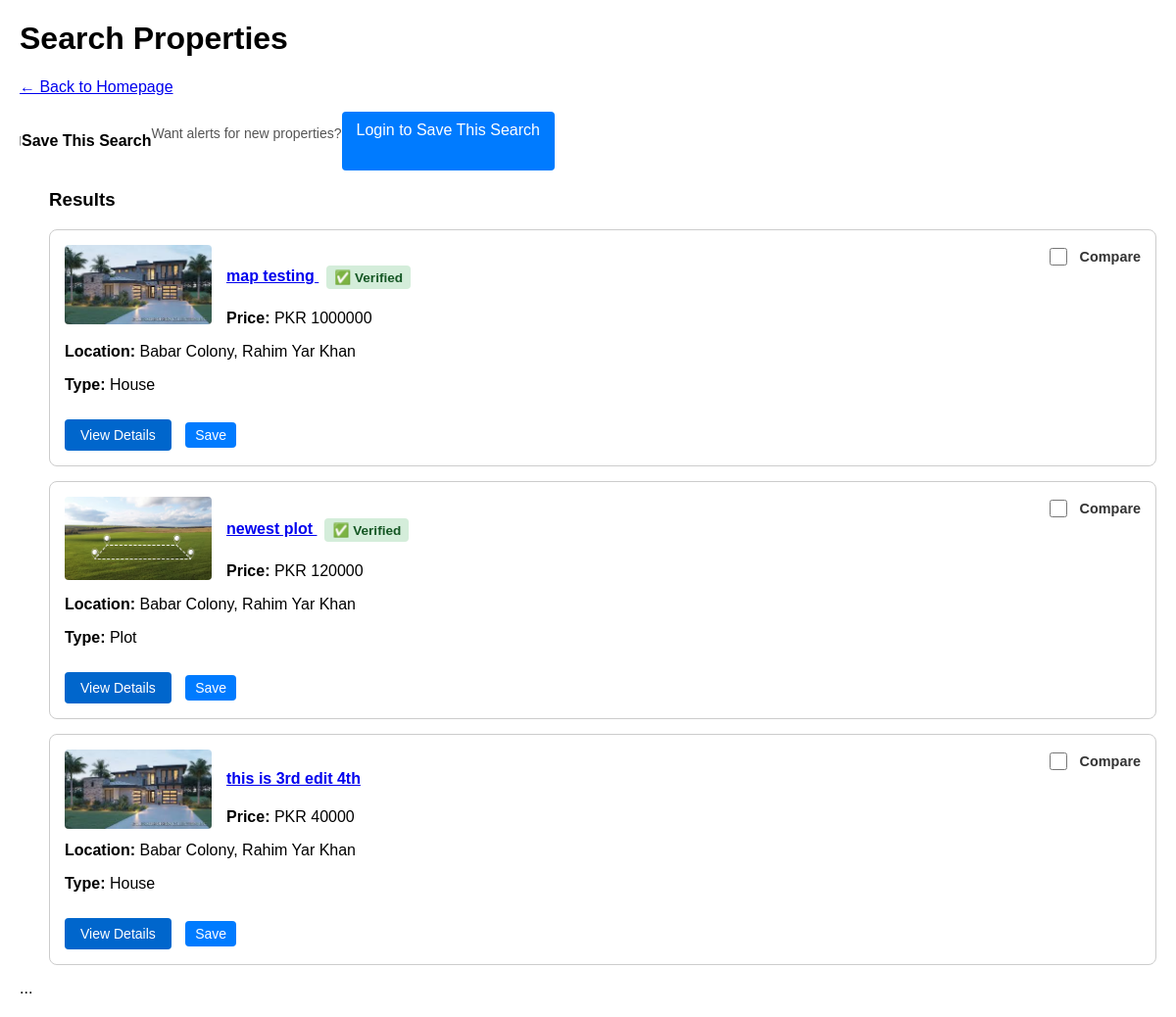
Before: /listings/search/ with the older database file.
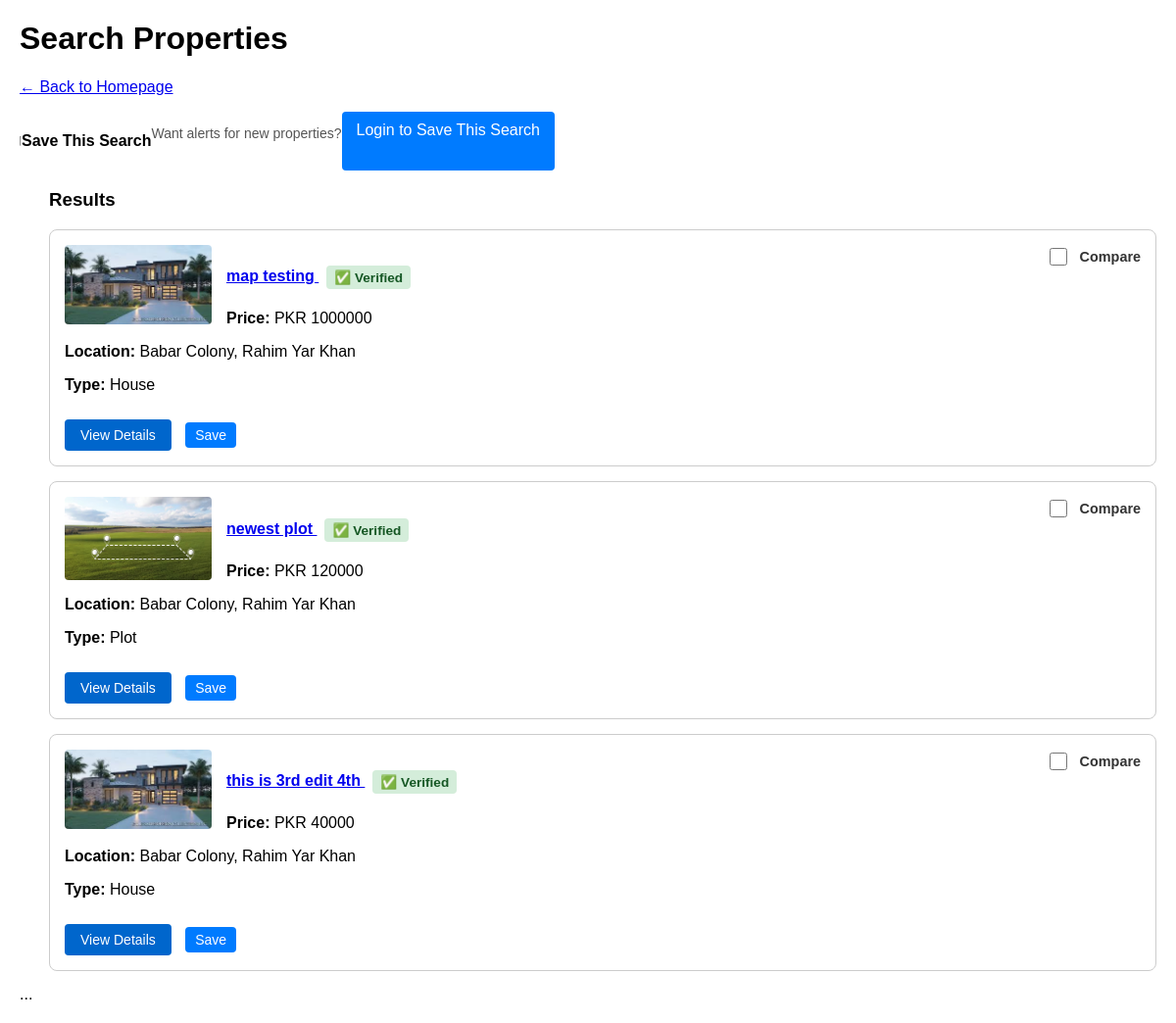
After: the same page with the newer database file.
### properties/models.py (models this page shows, shortened)
class Property(models.Model):
    title = models.CharField(max_length=255)
    description = models.TextField()
    price = models.BigIntegerField()
    area = models.ForeignKey(
        Area,
        on_delete=models.SET_NULL,
        null=True,
        related_name="properties"
    )
    latitude = models.DecimalField(
        max_digits=9,
        decimal_places=6,
        null=True,
        blank=True,
        help_text="Exact latitude of the property (e.g., 31.470510)"
    )
    longitude = models.DecimalField(
        max_digits=9,
        decimal_places=6,
        null=True,
        blank=True,
        help_text="Exact longitude of the property (e.g., 74.394170)"
    )
    purpose = models.CharField(max_length=10, choices=PropertyPurpose.choices)
    property_type = models.CharField(max_length=20, choices=PropertyType.choices)
    bedrooms = models.PositiveSmallIntegerField(null=True, blank=True)
    bathrooms = models.PositiveSmallIntegerField(null=True, blank=True)
    area_size = models.DecimalField(max_digits=10, decimal_places=2)
    area_unit = models.CharField(max_length=10, choices=AreaUnit.choices, default=AreaUnit.MARLA)
    agent = models.ForeignKey(settings.AUTH_USER_MODEL, on_delete=models.CASCADE, related_name="properties")
    created_at = models.DateTimeField(auto_now_add=True)
    updated_at = models.DateTimeField(auto_now=True)
    main_image = models.ImageField(upload_to='properties/main_images/', null=True, blank=True)
    is_verified = models.BooleanField(
        default=False,
        help_text="Mark this listing as verified by the admin (e.g., checked for accuracy)."
    )
    is_featured = models.BooleanField(
        default=False,
        help_text="Mark this listing as 'Featured' to show it at the top."
    )
    featured_until = models.DateTimeField(
        null=True,
        blank=True,
        help_text="When this listing should stop being featured (e.g., 7 days from now)."
    )
    status = models.CharField(
        max_length=10,
        choices=PropertyStatus.choices,
        default=PropertyStatus.ACTIVE,
        help_text="The current status of the listing (e.g., Active, Sold)."
    )
    sold_date = models.DateTimeField(
        null=True,
        blank=True,
        help_text="The date and time this property was marked as sold."
    )
    video_url = models.URLField(
        max_length=500,
        null=True,
        blank=True,
        help_text="A link to a YouTube or Vimeo video walkthrough (e.g., https://www.youtube.com/watch?v=...)"
    )

### locations/models.py (models this page shows, shortened)
class Area(models.Model):
    name = models.CharField(max_length=150)
    city = models.ForeignKey(City, on_delete=models.CASCADE, related_name="areas")
    description = models.TextField(
        blank=True,
        null=True,
        help_text="A detailed description of the neighborhood (e.g., amenities, lifestyle)."
    )
    latitude = models.DecimalField(
        max_digits=9,
        decimal_places=6,
        null=True,
        blank=True,
        help_text="Latitude for the map (e.g., 31.470510)"
    )
    longitude = models.DecimalField(
        max_digits=9,
        decimal_places=6,
        null=True,
        blank=True,
        help_text="Longitude for the map (e.g., 74.394170)"
    )
    class Meta:
        unique_together = ('name', 'city')
    class Meta:
        unique_together = ('name', 'city')
    def __str__(self):
        return f"{self.name}, {self.city.name}"

class City(models.Model):
    name = models.CharField(max_length=100, unique=True)
    class Meta:
        verbose_name_plural = "Cities" # Fixes "Citys" in the admin panel

### properties/views.py (the view, shortened to what this page needs)
# urls.py: path('search/', views.property_search, name='property_search'),
def property_search(request):
    now = timezone.now()
    base_queryset = Property.objects.filter(status=PropertyStatus.ACTIVE)
    queryset = base_queryset.annotate( # <-- Use base_queryset here
        is_featured_live=Case(
            When(is_featured=True, featured_until__gte=now, then=True),
            default=False,
            output_field=BooleanField()
        )
    )
    queryset = queryset.order_by('-is_featured_live', '-is_verified', '-created_at')
    property_filter = PropertyFilter(request.GET, queryset=queryset)
    saved_search_form = SavedSearchForm()
    context = {
        'filter': property_filter,
        'saved_search_form': saved_search_form,
    }
    return render(request, 'properties/property_search.html', context)

### accounts/forms.py
class SavedSearchForm(forms.ModelForm):
    class Meta:
        model = SavedSearch
        fields = ['name']
        widgets = {
            'name': forms.TextInput(attrs={
                'class': 'form-control',
                'placeholder': 'e.g., "My Future Home" or "Islamabad Apartments"'
            }),
        }
        labels = {
            'name': 'Save Search As:'
        }

### properties/templates/properties/property_search.html (shortened to what the changed rows need)
<!DOCTYPE html>
<html lang="en">
<head>
</head>
<body>
    <h1>Search Properties</h1>
        <div class="results">
           {% for prop in filter.qs %}
                <div class="property-card">
                    <div class="compare-box">
                        <input type="checkbox"
                               class="compare-checkbox"
                               id="compare-{{ prop.pk }}"
                               data-id="{{ prop.pk }}"
                               {% if prop.pk in request.session.compare_list %}checked{% endif %}>
                        <label for="compare-{{ prop.pk }}">Compare</label>
                    </div>
                    {% if prop.main_image %}
                        <img src="{{ prop.main_image.url }}" alt="{{ prop.title }}">
                    {% endif %}
                    <h4>
                        <a href="{% url 'property_detail' pk=prop.pk %}">
                            {{ prop.title }}
                        </a>
                            {% if prop.is_verified %}
                                <span class="verified-badge">✅ Verified</span>
                            {% endif %}
                    </h4>
                    <p><strong>Price:</strong> PKR {{ prop.price }}</p>
                    <p><strong>Location:</strong> {{ prop.area }}</p>
                    <p><strong>Type:</strong> {{ prop.get_property_type_display }}</foo></p>
<div style="clear: both; padding-top: 10px;">
    <a href="{% url 'property_detail' pk=prop.pk %}" style="
        display: inline-block;
        padding: 8px 16px;
        background-color: #0066cc;
        color: white;
        text-decoration: none;
        border-radius: 4px;
        font-size: 14px;
    ">
        View Details
    </a>
    {% if user.is_authenticated %}
        {% if prop in user.favorites.all %}
            {% comment %} If YES, show the "Unsave" button {% endcomment %}
            <form action="{% url 'remove_from_favorites' pk=prop.pk %}" method="POST" style="display: inline;">
                {% csrf_token %}
                <button type="submit" style="
                    background: #dc3545; /* Red */
                    color: white;
                    padding: 5px 10px;
                    border: none;
                    border-radius: 4px;
                    cursor: pointer;
                    font-size: 14px;
                    margin-left: 10px;
                ">
                    Unsave
                </button>
            </form>
        {% else %}
            {% comment %} If NO, show the "Save" button {% endcomment %}
            <form action="{% url 'add_to_favorites' pk=prop.pk %}" method="POST" style="display: inline;">
                {% csrf_token %}
                <button type="submit" style="
                    background: #007bff; /* Blue */
                    color: white;
                    padding: 5px 10px;
                    border: none;
                    border-radius: 4px;
                    cursor: pointer;
                    font-size: 14px;
                    margin-left: 10px;
                ">
                    Save
                </button>
            </form>
        {% endif %}
    {% else %}
        <a href="{% url 'login' %}?next={{ request.path }}" style="
            background: #007bff; /* Blue */
            color: white;
            padding: 5px 10px;
            border: none;
            border-radius: 4px;
            font-size: 14px;
            margin-left: 10px;
            text-decoration: none;
        ">
            Save
        </a>
    {% endif %}
</div>
                </div>
            {% empty %}
                <p>No properties match your search. Try broadening your criteria.</p>
            {% endfor %}
        </div>
</body>
</html>
</body>
</html>

Changed rows visible on the page:
changed Property "this is 3rd edit 4th": now shows "✅ Verified"
